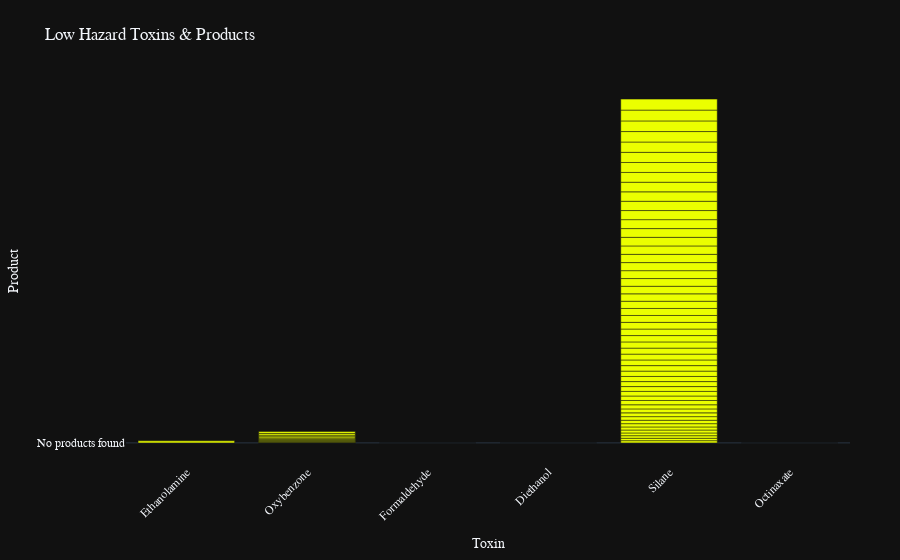

The notebook cell this image was saved under:
### Markdown cell above
# Low Hazard Interactive Chart

### Code cell
# low_df = df[df['Product'] != 'No products found']
layout = go.Layout(
    title='Low Hazard Toxins & Products',
    template='plotly_dark',
    xaxis=dict(title='Toxin', tickangle=-45, automargin=True),
    yaxis=dict(title='Product'),
    font=dict(family="Redaction"),
    margin=dict(l=50, r=50, t=80, b=50)
)

data = [
    go.Bar(
        x=low_df['Toxin'],
        y=low_df['Product'],
        marker=dict(color='#ebff00')
    )
]

fig = go.Figure(data=data, layout=layout)

# fig.update_layout(width=800, height=600)

pio.show(fig)

pio.write_html(fig, file='../reports/dynamic_visuals/low_hazard_bar.html', auto_open=False)

### Figure 1 — Plotly figure (JSON) as saved in the notebook; plotly's stock layout.template omitted (floating-point values rounded to 4 significant figures)
{"data": [{"marker": {"color": "#ebff00"}, "type": "bar", "x": ["Ethanolamine", "Oxybenzone", "Oxybenzone", "Oxybenzone", "Oxybenzone", "Oxybenzone", "Oxybenzone", "Oxybenzone", "Oxybenzone", "Oxybenzone", "Oxybenzone", "Oxybenzone", "Oxybenzone", "Ethanolamine", "Formaldehyde", "Diethanol", "Silane", "Silane", "Silane", "Silane", "Silane", "Silane", "Silane", "Silane", "Silane", "Silane", "Silane", "Silane", "Silane", "Silane", "Silane", "Silane", "Silane", "Silane", "Silane", "Silane", "Silane", "Silane", "Silane", "Silane", "Silane", "Silane", "Silane", "Silane", "Silane", "Silane", "Silane", "Silane", "Silane", "Silane", "Silane", "Silane", "Silane", "Silane", "Silane", "Silane", "Silane", "Silane", "Silane", "Silane", "Silane", "Silane", "Silane", "Silane", "Silane", "Silane", "Silane", "Silane", "Octinaxate"], "y": ["No products found", "No products found", "Camera Ready CC Cream Broad Spectrum SPF 30 Dark Spot Correcting", "Lingerie de Peau BB Cream", "Exfoliating Scrub", "Hydra Life BB Creme Broad Spectrum SPF 30", "The Broad Spectrum SPF 50 UV Protecting Fluid", "Ultimate Sun Protection Spray Broad Spectrum SPF 50+ For Face/Body", "Broad Spectrum SPF 50 Sunscreen Face Cream", "DayWear UV Base Advanced Anti-Oxidant & UV Defense SPF 50", "DayWear BB Anti-Oxidant Beauty Benefit Crème SPF 35", "Protect Ultra Sheer Weightless Sunscreen Broad Spectrum SPF 50+ UVA/UVB", "Sun Lotion 30 SPF", "Radiance Awakening Mask Intense", "No products found", "No products found", "Ultra Facial Cream", "The True Cream Moisturizing Bomb", "Water Bank Moisture Cream", "Dramatically Different Moisturizing Gel", "Revitalizing Supreme Global Anti-Aging Crème", "Renewed Hope in A Jar Refreshing & Refining Moisturizer", "Dramatically Different Hydrating Jelly", "Drink of H2O Hydrating Boost Moisturizer Rainforest of the Sea™", "Limited Edition Dramatically Different™ Moisturizing Gel", "Cooling Water", "DREAMDUO™ Overnight Transforming Treatment", "Essential Power Skin Toner for Normal to Dry Skin", "Bergamot Herbal Extract Toner", "A Glowing Regimen Trial Set", "FRXXXTION Stick Exfoliating Cleanser", "Fresh Pressed 7-day System with Pure Vitamin C", "Advanced Night Repair Synchronized Recovery Complex II", "The Treatment Lotion", "Skin Love Glow Elixir", "needles no more™", "Fresh Pressed Daily Booster with Pure Vitamin C 10%", "Watermelon Brightening Serum", "MOISTURE BOUND Rejuvenating Serum", "Repairwear Laser Focus", "needles no more® 3-D filler mask", "Perfectionist Pro Rapid Firm + Lift Treatment", "Future Solution LX Intensive Firming Contour Serum", "Advanced Night Repair Concentrated Recovery PowerFoil Mask", "The Brilliance Brightening Mask", "Nutritious Vitality8™ Night Creme/Mask", "Treatment Lotion Hydrating Mask", "Advanced Night Repair Concentrated Recovery Eye Mask", "Plantscription™ Powerful Lifting Overnight Mask", "Water Pocket Sheet Mask Sleeping Mask (Replenishing)", "Flower Fusion™ Lavender Soothing Sheet Mask", "Flower Fusion™ Rose Hydrating Sheet Mask", "Flower Fusion™ Raspberry Refreshing Sheet Mask", "Flower Fusion™ Violet Nourishing Sheet Mask", "Flower Fusion™ Orange Radiance-Boosting Sheet Mask", "Advanced Night Repair Eye Concentrate Matrix", "Advanced Night Repair Eye Serum Synchronized Complex II", "Eye Doctor™ Moisture Care For Skin Around Eyes", "Intensive Vitalizing Eye Essence", "Goat Milk De-Puffing Eye Balm", "Super-Cool De-Puffing Eye Balm", "Renewed Hope In A Jar Eye", "FIRMx™ 360 Eye Renewal", "Time In A Bottle For Eyes 100% In-Control", "Renewed Hope In A Jar SPF 30", "Essential-C Eye Cream SPF 15 PA++", "Do Not Age with Dr. Brandt Triple Peptide Eye Cream", "ELEVATE Firming & Lifting Contouring Eye Cream", "No products found"]}], "layout": {"font": {"family": "Redaction"}, "margin": {"b": 50, "l": 50, "r": 50, "t": 80}, "title": {"text": "Low Hazard Toxins & Products"}, "xaxis": {"automargin": true, "tickangle": -45, "title": {"text": "Toxin"}}, "yaxis": {"title": {"text": "Product"}}}}
